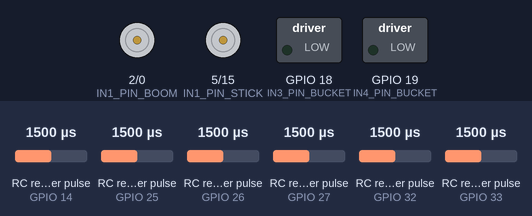
Recording of a sketch running on a simulated ESP32. Parts: motor-driver pin pairs drawn as motors (green arrow = first pin HIGH = forward, orange = second pin HIGH = backward, longer = more drive), switched loads named in the sketch (green lamp = pin HIGH). Wiring (inferred from the names in the program): 6 × RC receiver channel: data GPIO 14 / data GPIO 25 / data GPIO 26 / data GPIO 27 / data GPIO 32 / data GPIO 33. Inputs (shaded band) come from the test bench; at power-on: RC receiver pulse (sensors on GPIO 26, GPIO 33, GPIO 14, GPIO 25, GPIO 27, GPIO 32) 1500 µs. What the sketch prints to the serial monitor is not drawn.

Above: at 1.2 s.
1.3 s: RC receiver pulse (sensor on GPIO 26) set to 1417 µs
4.3 s: RC receiver pulse (sensor on GPIO 26) set to 1386 µs
At 4.7 s:
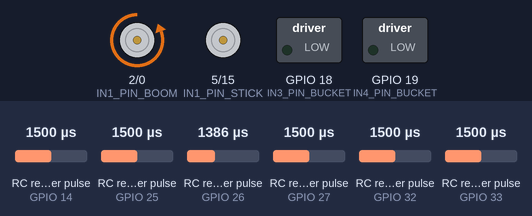
5.8 s: RC receiver pulse (sensor on GPIO 33) set to 1409 µs
8.8 s: RC receiver pulse (sensor on GPIO 33) set to 1389 µs
At 9.7 s:
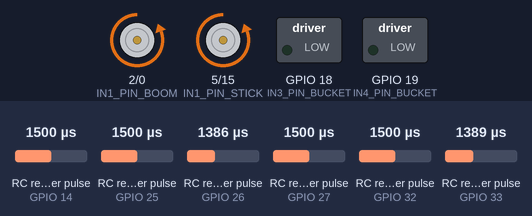
10.3 s: RC receiver pulse (sensor on GPIO 26) set to 1750 µs
At 11.5 s:
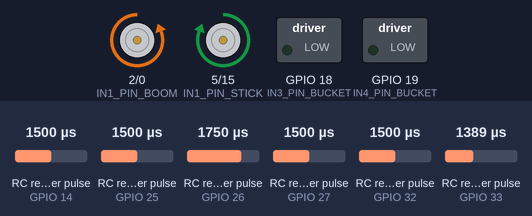
11.8 s: RC receiver pulse (sensor on GPIO 33) set to 1500 µs
At 13.1 s:
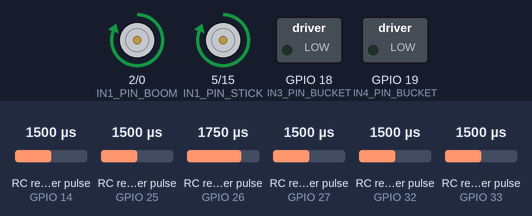
Timing chart, 0 to 14.3 s (numbered marks = the images above; inputs shaded):
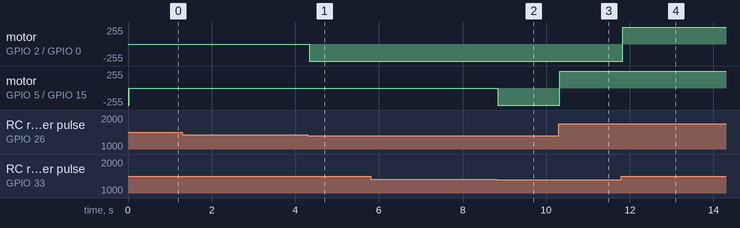

The sketch:

mannette_fonctionnelle_6ch_New.ino
```cpp
#include <ESP32Servo.h>

//Servo rotationZ;

#define RC_NUM_CHANNELS 6

#define RC_CH1  0 // Right Stick LR
#define RC_CH2  1 // Right Stick UD
#define RC_CH3  2 // Left  Stick UD
#define RC_CH4  3 // Left  Stick LR
#define RC_CH6  4 // Left  Stick UD
#define RC_CH8  5 // Left  Stick LR

#define RC_CH1_INPUT  14 // receiver pin 1
#define RC_CH2_INPUT  27 // receiver pin 2
#define RC_CH3_INPUT  26 // receiver pin 3
#define RC_CH4_INPUT  25 // receiver pin 4
#define RC_CH6_INPUT  33 // receiver pin 3
#define RC_CH8_INPUT  32 // receiver pin 4 //33,32 si on veut d'autre port 35,34

// Set up some arrays to store our pulse starts and widths
uint16_t RC_VALUES[RC_NUM_CHANNELS];
uint32_t RC_START[RC_NUM_CHANNELS];
volatile uint16_t RC_SHARED[RC_NUM_CHANNELS];

const int IN1_PIN_BOOM = 2; // the Arduino pin connected to the IN1 pin L298N
const int IN2_PIN_BOOM = 0; // the Arduino pin connected to the IN2 pin L298N

const int IN1_PIN_STICK = 5; // Changer port
const int IN2_PIN_STICK = 15; //Changer port

const int IN3_PIN_BUCKET = 18; // Changer port
const int IN4_PIN_BUCKET = 19; // Changer port

const int UP_LIMIT = 1600;
const int LOW_LIMIT = 1400;

//int pastPosition = 0;

int moteurVisee;


// Setup our program
void setup() {
  // Set the speed to communicate with the host PC
  Serial.begin(115200); // Adjust baud rate as needed

  // Set our pin modes to input for the pins connected to the receiver
  pinMode(RC_CH1_INPUT, INPUT);
  pinMode(RC_CH2_INPUT, INPUT);
  pinMode(RC_CH3_INPUT, INPUT);
  pinMode(RC_CH4_INPUT, INPUT);
  pinMode(RC_CH6_INPUT, INPUT);
  pinMode(RC_CH8_INPUT, INPUT);

  pinMode(IN1_PIN_BOOM, OUTPUT);
  pinMode(IN2_PIN_BOOM, OUTPUT);

  pinMode(IN1_PIN_STICK, OUTPUT);
  pinMode(IN2_PIN_STICK, OUTPUT);

  pinMode(IN3_PIN_BUCKET, OUTPUT);
  pinMode(IN4_PIN_BUCKET, OUTPUT);

  // Attach interrupts to our pins
  attachInterrupt(digitalPinToInterrupt(RC_CH1_INPUT), READ_RC1, CHANGE);
  attachInterrupt(digitalPinToInterrupt(RC_CH2_INPUT), READ_RC2, CHANGE);
  attachInterrupt(digitalPinToInterrupt(RC_CH3_INPUT), READ_RC3, CHANGE);
  attachInterrupt(digitalPinToInterrupt(RC_CH4_INPUT), READ_RC4, CHANGE);
  attachInterrupt(digitalPinToInterrupt(RC_CH6_INPUT), READ_RC6, CHANGE);
  attachInterrupt(digitalPinToInterrupt(RC_CH8_INPUT), READ_RC8, CHANGE);

  //rotationZ.attach(13);

}

void loop() {

  rc_read_values();

  // output our values to the serial port in a format the plotter can use
  Serial.print(  RC_VALUES[RC_CH1]);  Serial.print(",");
  Serial.print(  RC_VALUES[RC_CH2]);  Serial.print(",");
  Serial.print(  RC_VALUES[RC_CH3]);  Serial.print(",");
  Serial.print(  RC_VALUES[RC_CH4]);  Serial.print(",");
  Serial.print(  RC_VALUES[RC_CH6]);  Serial.print(",");
  Serial.println(RC_VALUES[RC_CH8]);

  whichpart();

  if (moteurVisee == 2) {
    if (RC_VALUES[RC_CH3] > UP_LIMIT) {
      digitalWrite(IN1_PIN_BOOM, HIGH);
      digitalWrite(IN2_PIN_BOOM, LOW);
    }
    else if (RC_VALUES[RC_CH3] < LOW_LIMIT) {
      digitalWrite(IN1_PIN_BOOM, LOW);
      digitalWrite(IN2_PIN_BOOM, HIGH);
    }
    else if (RC_VALUES[RC_CH3] > LOW_LIMIT && RC_VALUES[RC_CH3] < UP_LIMIT){
      digitalWrite(IN1_PIN_BOOM, LOW);
      digitalWrite(IN2_PIN_BOOM, LOW);
    }
  }

  if (moteurVisee == 0) {
    if (RC_VALUES[RC_CH3] > UP_LIMIT) {
      digitalWrite(IN1_PIN_STICK, HIGH);
      digitalWrite(IN2_PIN_STICK, LOW);
    }
    else if (RC_VALUES[RC_CH3] < LOW_LIMIT) {
      digitalWrite(IN1_PIN_STICK, LOW);
      digitalWrite(IN2_PIN_STICK, HIGH);
    }
    else if (RC_VALUES[RC_CH3] > LOW_LIMIT && RC_VALUES[RC_CH3] < UP_LIMIT){
      digitalWrite(IN1_PIN_STICK, LOW);
      digitalWrite(IN2_PIN_STICK, LOW);
    }
  }

  if(moteurVisee == 1) {
    if (RC_VALUES[RC_CH3] > UP_LIMIT) {
      digitalWrite(IN3_PIN_BUCKET, HIGH);
      digitalWrite(IN4_PIN_BUCKET, LOW);
    }
    else if (RC_VALUES[RC_CH3] < LOW_LIMIT) {
      digitalWrite(IN3_PIN_BUCKET, LOW);
      digitalWrite(IN4_PIN_BUCKET, HIGH);
    }
     else if (RC_VALUES[RC_CH3] > LOW_LIMIT && RC_VALUES[RC_CH3] < UP_LIMIT){
      digitalWrite(IN3_PIN_BUCKET, LOW);
      digitalWrite(IN4_PIN_BUCKET, LOW);
    }
  }
}

// The functions are called by the interrupts. We send them all to the same place to measure the pulse width
void READ_RC1() {
   Read_Input(RC_CH1, RC_CH1_INPUT);
}
void READ_RC2() {
   Read_Input(RC_CH2, RC_CH2_INPUT);
}
void READ_RC3() {
   Read_Input(RC_CH3, RC_CH3_INPUT);
}
void READ_RC4() {
   Read_Input(RC_CH4, RC_CH4_INPUT);
}
void READ_RC6() {
   Read_Input(RC_CH6, RC_CH6_INPUT);
}
void READ_RC8() {
   Read_Input(RC_CH8, RC_CH8_INPUT);
}

// This function reads the pulse starts and uses the time between rise and fall to set the value for pulse width
void Read_Input(uint8_t channel, uint8_t input_pin) {
  if (digitalRead(input_pin) == HIGH) {
    RC_START[channel] = micros();
  } else {
    uint16_t rc_compare = static_cast<uint16_t>(micros() - RC_START[channel]);
    RC_SHARED[channel] = rc_compare;
  }
}

// this function pulls the current values from our pulse arrays for us to use.
void rc_read_values() {
  noInterrupts();
  memcpy(RC_VALUES, (const void *)RC_SHARED, sizeof(RC_SHARED));
  interrupts();
}

void whichpart(){
  if (RC_VALUES[RC_CH6] < LOW_LIMIT){
    moteurVisee = 0;
  }

  if (RC_VALUES[RC_CH6] > UP_LIMIT){
    moteurVisee = 1;
  }

  if (RC_VALUES[RC_CH6] > LOW_LIMIT && RC_VALUES[RC_CH6] < UP_LIMIT){
    moteurVisee = 2;
  }
}
```

Measured:
- the behaviour switches between 1400 and 1399 µs on RC receiver pulse (sensor on GPIO 26) (found by bisection; images 0 and 1)
- the behaviour switches between 1400 and 1399 µs on RC receiver pulse (sensor on GPIO 33) (found by bisection; images 1 and 2)
- after the input at 4.3 s, motor on GPIO 2 (IN1_PIN_BOOM) / GPIO 0 (IN2_PIN_BOOM): stopped → backward 255/255 at once
- after the input at 8.8 s, motor on GPIO 5 (IN1_PIN_STICK) / GPIO 15 (IN2_PIN_STICK): stopped → backward 255/255 at once
- after the input at 10.3 s, motor on GPIO 5 (IN1_PIN_STICK) / GPIO 15 (IN2_PIN_STICK): backward 255/255 → forward 255/255 at once
- after the input at 11.8 s, motor on GPIO 2 (IN1_PIN_BOOM) / GPIO 0 (IN2_PIN_BOOM): backward 255/255 → forward 255/255 at once
